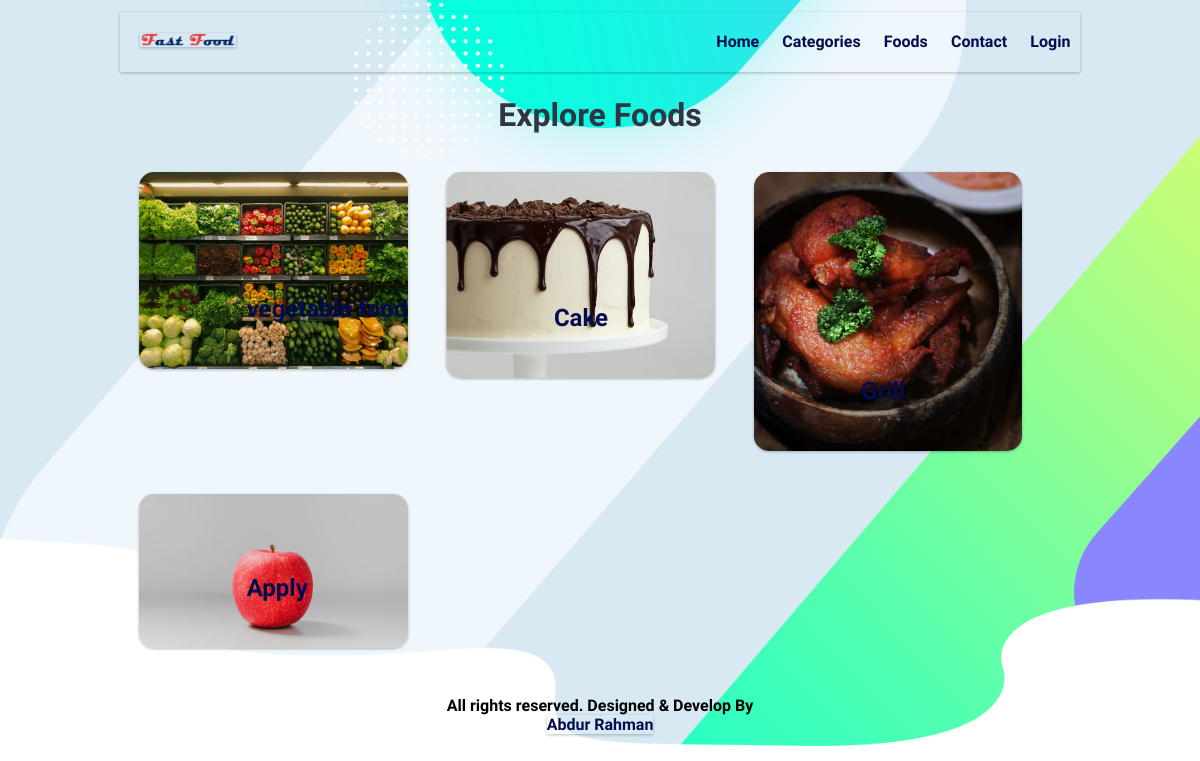
/categories.php, run on the app's committed database.
### tables this page shows
CREATE TABLE `tbl_category` (
  `id` int(10) UNSIGNED NOT NULL,
  `title` varchar(100) NOT NULL,
  `image_name` varchar(255) NOT NULL,
  `featured` varchar(10) NOT NULL,
  `active` varchar(10) NOT NULL
);

### categories.php (the view, shortened to what this page needs)
<?php include('partials-front/menu.php'); ?>
    <section class="categories">
        <div class="container">
            <h2 class="text-center">Explore Foods</h2>
            <?php
                $sql = "SELECT * FROM tbl_category WHERE active='Yes'";
                $res = mysqli_query($conn, $sql);
                $count = mysqli_num_rows($res);
                if($count>0)
                {
                    while($row=mysqli_fetch_assoc($res))
                    {
                        $id = $row['id'];
                        $title = $row['title'];
                        $image_name = $row['image_name'];
                        ?>
                        <a href="<?php echo SITEURL; ?>category-foods.php?category_id=<?php echo $id; ?>">
                            <div class="box-3 float-container">
                                <?php
                                    if($image_name=="")
                                    {
                                        echo "<div class='error'>Image not found.</div>";
                                    }
                                    else
                                    {
                                        ?>
                                        <img src="<?php echo SITEURL; ?>images/category/<?php echo $image_name; ?>" alt="Pizza" class="img-responsive img-curve">
                                        <?php
                                    }
                                ?>
                                <h3 class="float-text text-white"><?php echo $title; ?></h3>
                            </div>
                        </a>
                        <?php
                    }
                }
                else
                {
                    echo "<div class='error'>Category not found.</div>";
                }
            ?>
        </div>
    </section>
    <?php include('partials-front/footer.php'); ?>

### css/style.css (style rules this page uses)
* { margin: 0 0; padding: 0 0; font-family: 'Rajdhani', sans-serif; font-weight: 600; }
body { background-image: url('../images/banner-bg.png'); background-size: cover; background-repeat: no-repeat; }
.container { width: 80%; margin: 0 auto; padding: 1%; }
.img-responsive { width: 100%; box-shadow: 0 1px 3px 0 rgb(0 0 0 / 16%), 0 1px 3px 0 rgb(0 0 0 / 12%); }
.img-curve { border-radius: 15px; }
.text-center { text-align: center; }
a { color: #050c4d; text-decoration: none; }
h2 { color: #2f3542; font-size: 2rem; margin-bottom: 2%; }
h3 { font-size: 1.5rem; }
.float-container { position: relative; }
.float-text { position: absolute; bottom: 50px; left: 40%; }
.box-3 { width: 28%; float: left; margin: 2%; }

### data on the page
tbl_category: image_name (picture), title "vegetable food"
tbl_category: image_name (picture), title "Cake"
tbl_category: image_name (picture), title "Grill"
tbl_category: image_name (picture), title "Apply"
